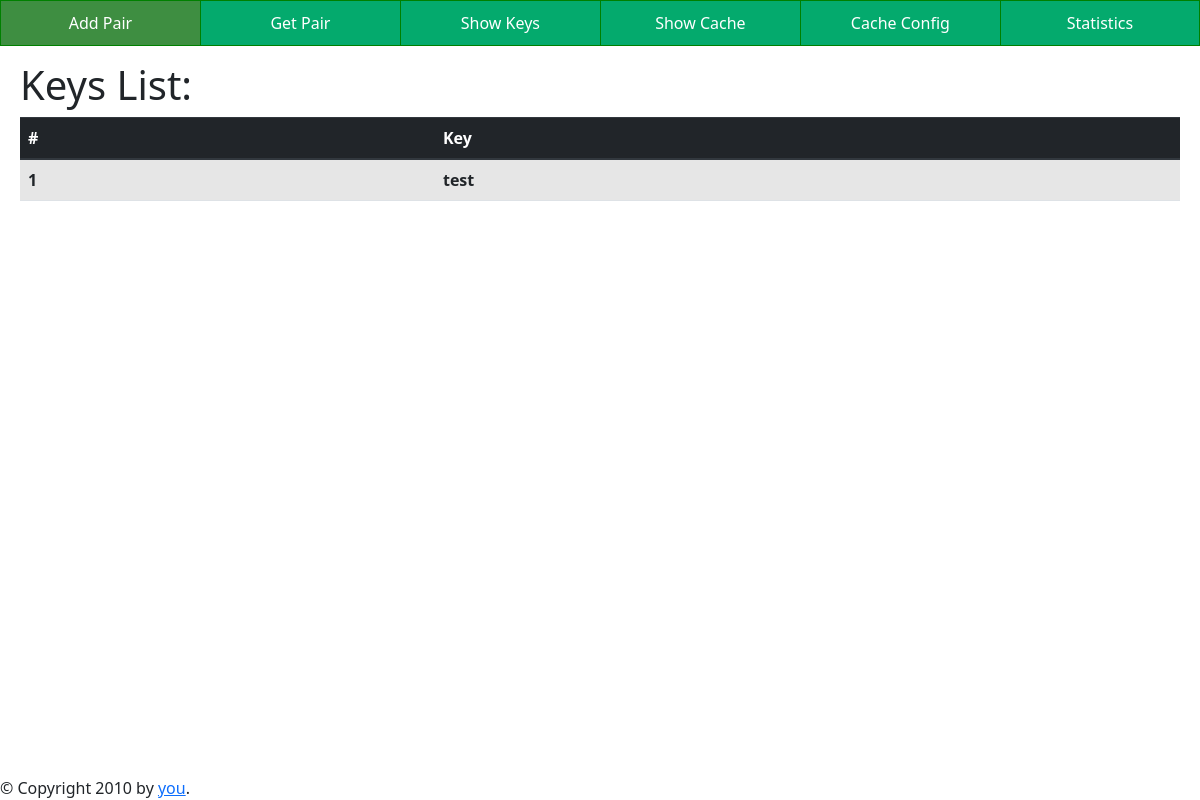
/show_keys, run on an earlier commit of the app's database.
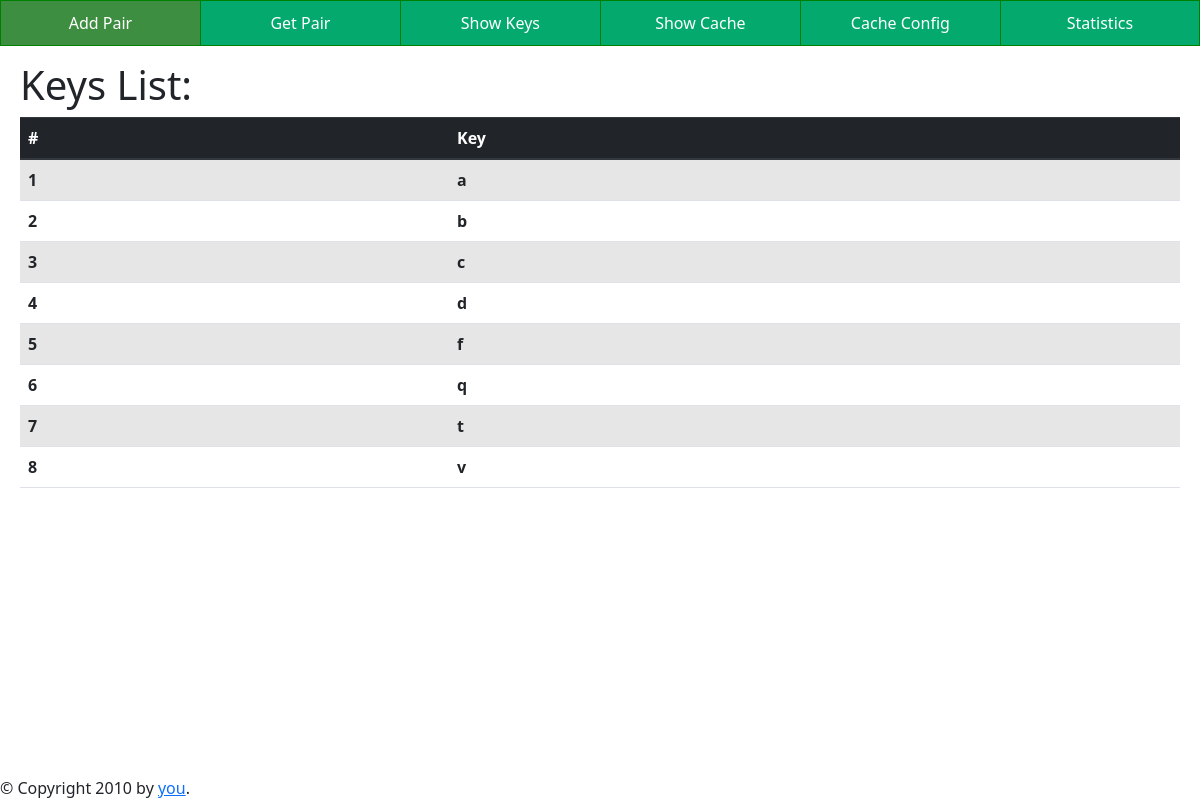
And on a later commit of the database.
### tables this page shows
CREATE TABLE pairs (
    id INTEGER PRIMARY KEY AUTOINCREMENT,
    key TEXT UNIQUE NOT NULL,
    path TEXT NOT NULL,
    size FLOAT NOT NULL,
    created_at TIMESTAMP
);

### app.py (the view)
@app.route("/show_keys", methods=['GET'])
def show_keys_get(): return render_template('show_keys.html',keys=get_keys())

### lib.py (called while the page is built)
def make_dicts(cursor, row):
    return dict((cursor.description[idx][0], value)
                for idx, value in enumerate(row))

def get_db_connection():
    conn = sqlite3.connect('database.db')
    conn.row_factory = make_dicts
    return conn

def get_keys():
    conn = get_db_connection()
    keys = conn.execute('select key from pairs').fetchall()
    conn.close()
    return keys

### templates/show_keys.html (shortened to what this page needs)
{% extends 'layout.html' %}
{% block head %}{{ super() }} {% endblock %}
{% block content %}
<div style="margin-left:20px; margin-top:15px; margin-bottom:15px; margin-right:20px;">
    <h1>Keys List:</h1>
    <div class="">
        <table class="table table-striped ">
            <thead class="thead-dark">
                <tr>
                    <th scope="col">#</th>
                    <th scope="col">Key</th>
                </tr>
            </thead>
            <tbody>
                {% for key in keys %}
                <tr>
                    <th>{{loop.index}}</th>
                    <th>{{key['key']}}</th>
                </tr>
                {% endfor %}
            </tbody>
        </table>
    </div>
    {% endblock %}

What changed in the data, as far as the page shows it:
removed pairs: key "test"
added pairs: key "a"
added pairs: key "b"
added pairs: key "c"
added pairs: key "d"
added pairs: key "f"
added pairs: key "q"
added pairs: key "t"
added pairs: key "v"
